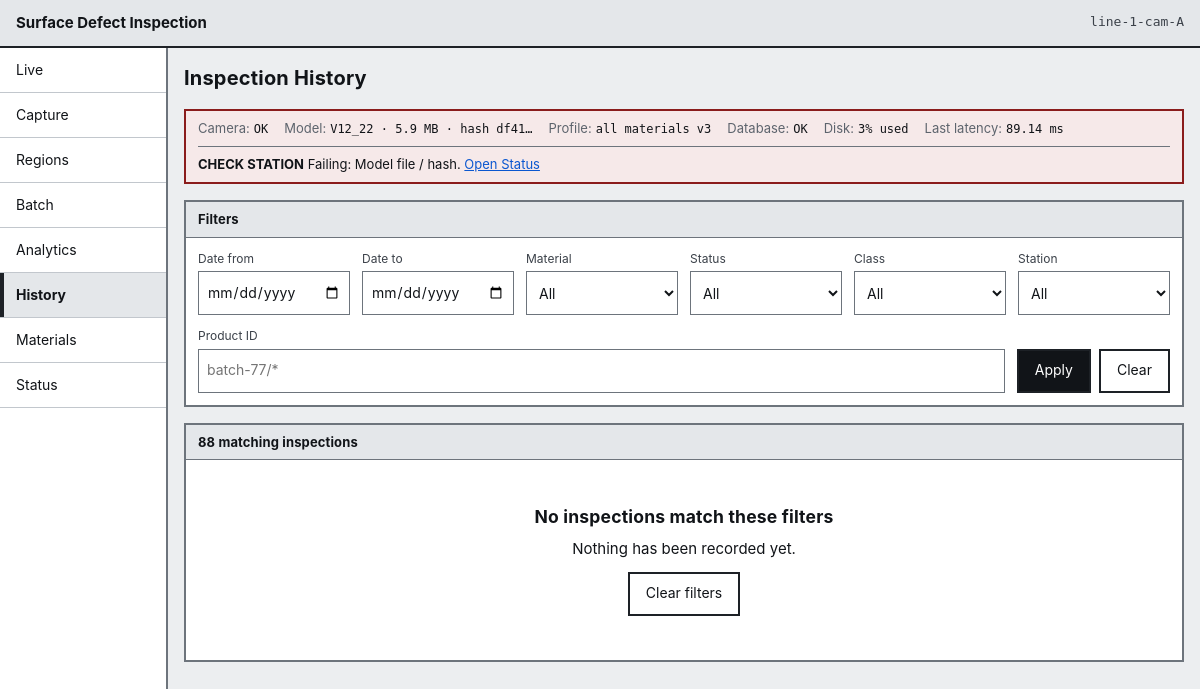
/history?page=6&page_size=25, run on an earlier commit of the app's database.
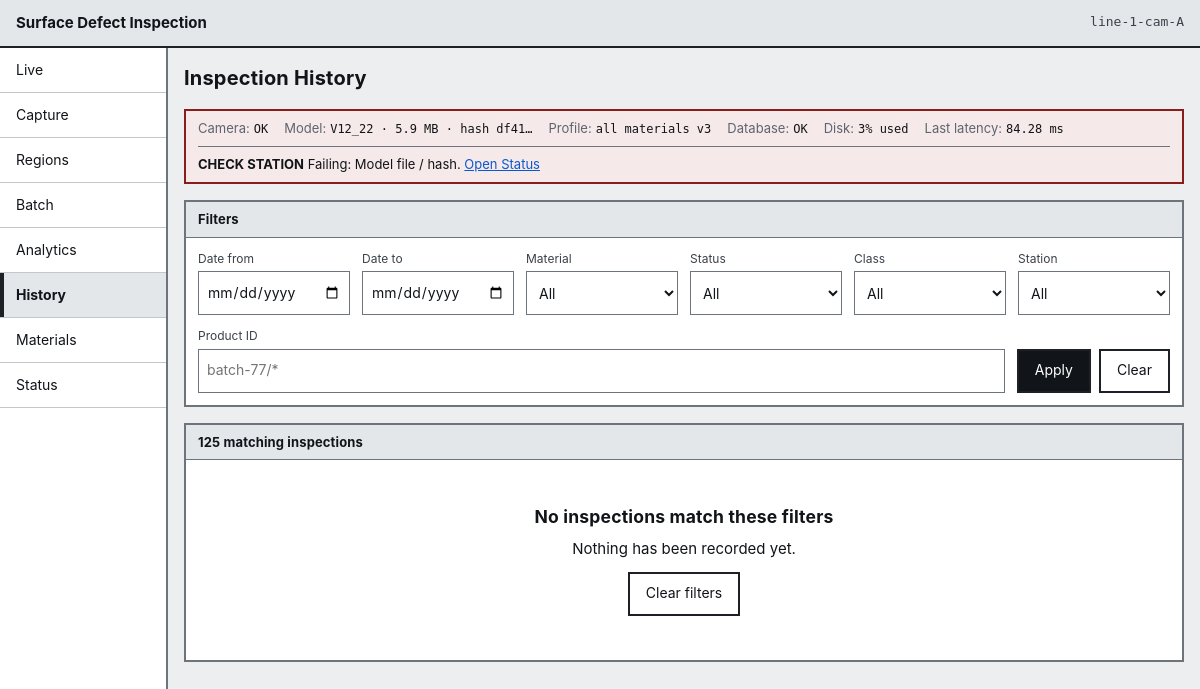
And on a later commit of the database.
### tables this page shows
CREATE TABLE inspection (
    inspection_id      INTEGER PRIMARY KEY AUTOINCREMENT,
    station_id         INTEGER NOT NULL REFERENCES station (station_id),
    profile_id         INTEGER NOT NULL REFERENCES profile (profile_id),
    model_version_id   INTEGER NOT NULL REFERENCES model_version (model_version_id),
    material_id        INTEGER REFERENCES material (material_id),
    batch_run_id       INTEGER REFERENCES batch_run (batch_run_id),
    image_sha256       TEXT,
    product_id         TEXT,
    captured_at        TEXT NOT NULL,
    processed_at       TEXT NOT NULL,
    status             TEXT NOT NULL CHECK (status IN (
                           'regions_found', 'clean',
                           'acquisition_failure', 'processing_failure')),
    region_count       INTEGER NOT NULL DEFAULT 0,
    latency_ms         REAL,
    source_image_path  TEXT,
    overlay_image_path TEXT,
    error_code         TEXT,
    error_message      TEXT
);

### app/routes/pages.py (the view)
@router.get("/history", response_class=HTMLResponse)
def history(
    request: Request,
    conn: sqlite3.Connection = Depends(get_db),
    settings: Settings = Depends(settings_dep),
) -> HTMLResponse:
    context = _base_context(request, conn, settings, "history")
    filters = history_service.parse_filters(dict(request.query_params))
    page = history_service.search(conn, filters)
    context.update(
        {
            "filters": filters,
            "page": page,
            "options": history_service.options(conn),
            "totals": history_service.totals(conn, filters),
            "query": filters.query_string(),
            "page_numbers": page_numbers(page.page, page.page_count),
        }
    )
    return _templates(request).TemplateResponse(request, "history.html", context)

### app/templates/history.html (shortened to what this page needs)
{% extends "base.html" %}
{% block heading %}Inspection History{% endblock %}
{% block content %}
<section class="panel" aria-labelledby="filters-heading">
  <h2 class="panel__title" id="filters-heading">Filters</h2>
  <form class="filter-bar" method="get" action="/history" id="history-filters">
    <div class="field">
      <label for="date_from">Date from</label>
      <input type="date" id="date_from" name="date_from" value="{{ filters.date_from or '' }}">
    </div>
    <div class="field">
      <label for="date_to">Date to</label>
      <input type="date" id="date_to" name="date_to" value="{{ filters.date_to or '' }}">
    </div>
    <div class="field">
      <label for="material">Material</label>
      <select id="material" name="material">
        <option value="">All</option>
      </select>
    </div>
    <div class="field">
      <label for="status">Status</label>
      <select id="status" name="status">
        <option value="">All</option>
      </select>
    </div>
    <div class="field">
      <label for="class">Class</label>
      <select id="class" name="class">
        <option value="">All</option>
      </select>
    </div>
    <div class="field">
      <label for="station">Station</label>
      <select id="station" name="station">
        <option value="">All</option>
      </select>
    </div>
    <div class="field">
      <label for="product_id">Product ID</label>
      <input type="search" id="product_id" name="product_id" value="{{ filters.product_id or '' }}" placeholder="batch-77/*">
    </div>
    <div class="field field--actions">
      <button type="submit" class="button button--primary">Apply</button>
      <a class="button" href="/history">Clear</a>
    </div>
  </form>
</section>
<section class="panel" aria-labelledby="results-heading">
  <h2 class="panel__title" id="results-heading">
    {{ page.total|number }} matching inspection{% if page.total != 1 %}s{% endif %}
  </h2>
  {% if page.rows %}
  <div class="table-scroll">
    <table class="table table--compact">
      <thead>
        <tr>
          <th scope="col">Timestamp</th>
          <th scope="col">Product ID</th>
          <th scope="col">Material</th>
          <th scope="col">Status</th>
          <th scope="col">Regions</th>
          <th scope="col">Max length</th>
          <th scope="col">Model</th>
          <th scope="col">Station</th>
        </tr>
      </thead>
      <tbody>
        {% for row in page.rows %}
        <tr>
          <th scope="row"><a class="link-action" href="/inspections/{{ row.inspection_id }}?back={{ query|urlencode }}">{{ row.captured_at|short_time }}</a></th>
          <td>{{ row.product_id or "&mdash;"|safe }}</td>
          <td>{{ row.material_code or "&mdash;"|safe }}</td>
          <td><span class="status status--{{ row.status }}">{{ row.status|status_label }}</span></td>
          <td class="num">{% if row.status in ("acquisition_failure", "processing_failure") %}&mdash;{% else %}{{ row.region_count }}{% endif %}</td>
          <td class="num">{% if row.max_length_px %}{{ row.max_length_px|px }}{% else %}&mdash;{% endif %}</td>
          <td>{{ row.model_version }}</td>
          <td>{{ row.station_code }}</td>
        </tr>
        {% endfor %}
      </tbody>
    </table>
  </div>
  {% include "partials/pagination.html" %}
  <div class="button-row">
    <a class="button" href="/api/inspections/export.csv?{{ query }}">Export CSV</a>
    <a class="button" href="/api/inspections/export.json?{{ query }}">Export JSON</a>
  </div>
  <p class="note note--quiet">The export uses the same filter as the table above.</p>
  {% else %}
  <div class="empty-state">
    <h3>No inspections match these filters</h3>
    <p>
      {% if filters.active() %}Try widening the date range or clearing a filter.{% else %}Nothing has been recorded yet.{% endif %}
    </p>
    <p><a class="button" href="/history">Clear filters</a></p>
  </div>
  {% endif %}
</section>
{% endblock %}

### app/templates/partials/health_strip.html (shortened to what this page needs)
<section class="strip strip--{{ health.overall }}" aria-label="Station health">
  <ul class="strip__items">
    <li class="strip__item">
      <span class="strip__key">Camera</span>
      <span class="strip__value">{{ health.camera.state_label }}</span>
    </li>
    <li class="strip__item">
      <span class="strip__key">Model</span>
      <span class="strip__value">{{ health.model_version }}{% if health.model_size_mb %} &middot; {{ health.model_size_mb }} MB{% endif %} &middot; hash {{ health.model_sha_short }}</span>
    </li>
    <li class="strip__item">
      <span class="strip__key">Profile</span>
      <span class="strip__value">{{ health.profile_label }}{% if health.profile_version %} v{{ health.profile_version }}{% endif %}</span>
    </li>
    <li class="strip__item">
      <span class="strip__key">Database</span>
      <span class="strip__value">{{ health.database.state_label }}</span>
    </li>
    <li class="strip__item">
      <span class="strip__key">Disk</span>
      <span class="strip__value">{{ health.disk_value or health.disk.state_label }}</span>
    </li>
    <li class="strip__item">
      <span class="strip__key">Last latency</span>
      <span class="strip__value">{% if health.latency_ms %}{{ health.latency_ms }} ms{% else %}&mdash;{% endif %}</span>
    </li>
  </ul>
  {% if health.overall != "ok" %}
  <p class="strip__alert">
    <strong>{{ health.overall_label }}</strong>
    {% if health.failing %}Failing: {{ health.failing|join(", ") }}.{% endif %}
    <a href="/status">Open Status</a>
  </p>
  {% endif %}
</section>

What changed in the data, as far as the page shows it:
no longer on this page (row unchanged): inspection: latency_ms "89.14"
added inspection: latency_ms "84.28"
Also different on the page:
{{ page.total|number }}: "88" → "125"
